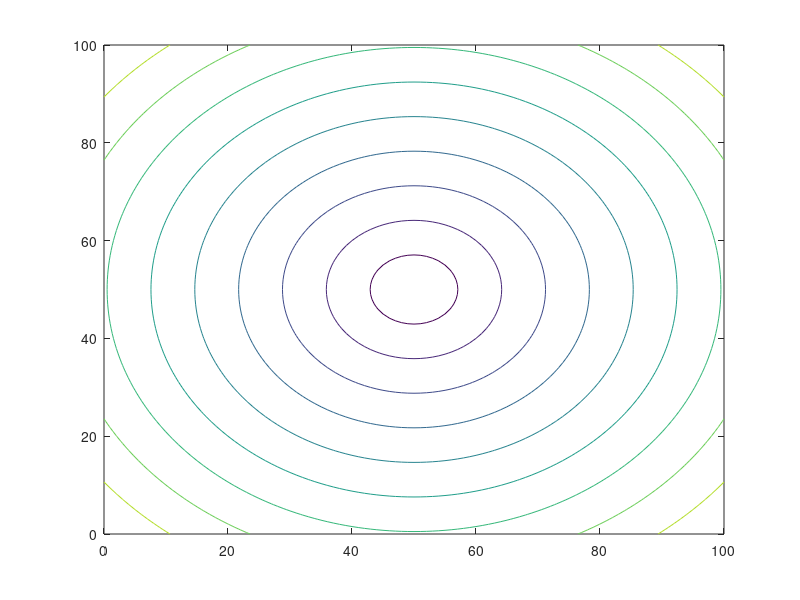

This figure's MATLAB source:
figure(1); clf;

nFood = 100;
gridSize = 100;

% foodX = rand(1,nFood) * gridSize;
% foodY = rand(1,nFood) * gridSize;

[foodX, foodY] = meshgrid(0:gridSize,0:gridSize);

valleyX = 50;
valleyY = 50;

foodType = sqrt((foodX-valleyX).^2 + (foodY-valleyY).^2) / (sqrt(2)*gridSize/2);

contour(foodX,foodY,foodType, 0:0.1:1)